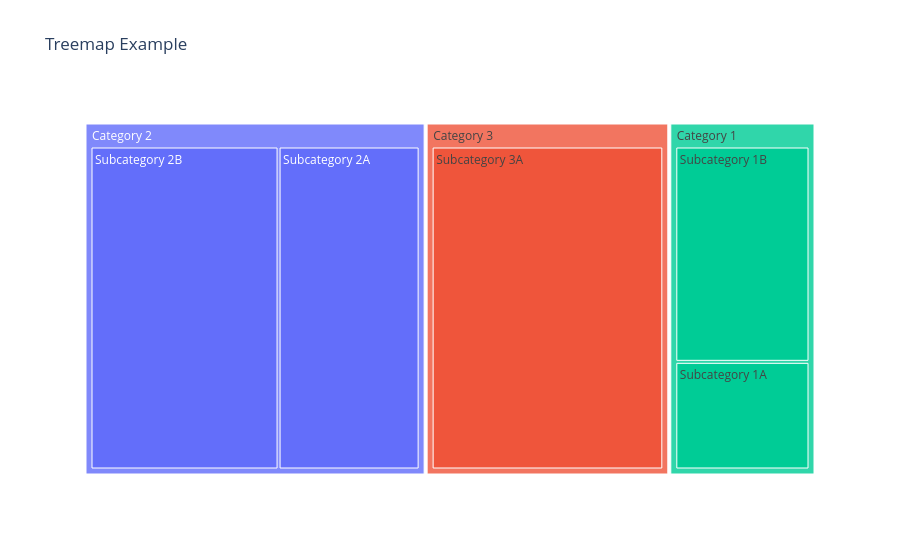

The code cell stored with this chart in its notebook:
### Code cell
fig = px.treemap(df,
                 path=['Category', 'Subcategory'],  # Define hierarchical structure
                 values='Value',  # Size of each rectangle
                 title='Treemap Example')  # Title of the treemap
fig.show()

### Figure 1 — Plotly figure (JSON) as saved in the notebook; plotly's stock layout.template omitted (floating-point values rounded to 4 significant figures)
{"data": [{"branchvalues": "total", "domain": {"x": [0, 1], "y": [0, 1]}, "hovertemplate": "labels=%{label}<br>Value=%{value}<br>parent=%{parent}<br>id=%{id}<extra></extra>", "ids": ["Category 1/Subcategory 1A", "Category 1/Subcategory 1B", "Category 2/Subcategory 2A", "Category 2/Subcategory 2B", "Category 3/Subcategory 3A", "Category 1", "Category 2", "Category 3"], "labels": ["Subcategory 1A", "Subcategory 1B", "Subcategory 2A", "Subcategory 2B", "Subcategory 3A", "Category 1", "Category 2", "Category 3"], "name": "", "parents": ["Category 1", "Category 1", "Category 2", "Category 2", "Category 3", "", "", ""], "type": "treemap", "values": [10.0, 20.0, 30.0, 40.0, 50.0, 30.0, 70.0, 50.0]}], "layout": {"legend": {"tracegroupgap": 0}, "title": {"text": "Treemap Example"}}}
